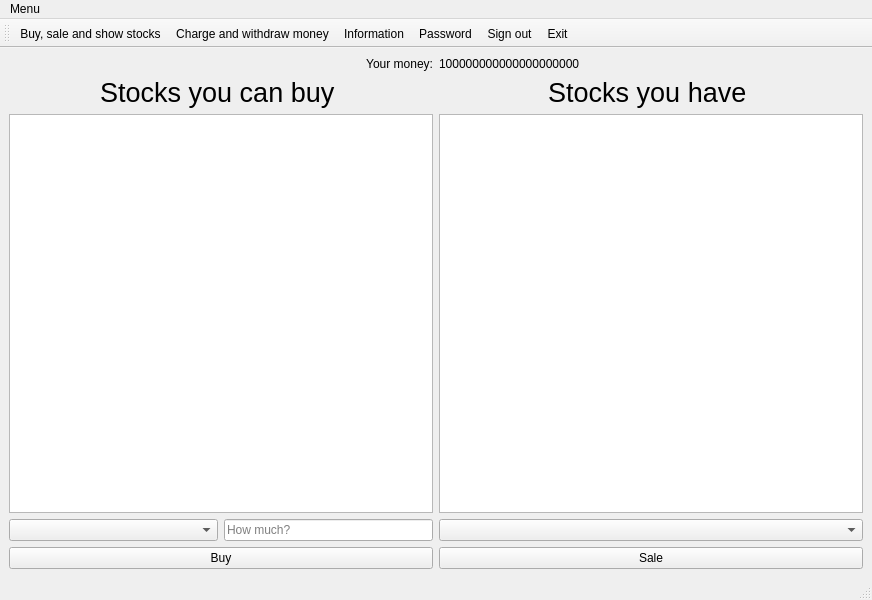
<?xml version="1.0" encoding="UTF-8"?>
<ui version="4.0">
 <class>BasicWindow</class>
 <widget class="QMainWindow" name="BasicWindow">
  <property name="geometry">
   <rect>
    <x>0</x>
    <y>0</y>
    <width>872</width>
    <height>600</height>
   </rect>
  </property>
  <property name="windowTitle">
   <string>MainWindow</string>
  </property>
  <widget class="QWidget" name="centralwidget">
   <layout class="QGridLayout" name="gridLayout_4">
    <item row="2" column="0">
     <widget class="QTableWidget" name="tableWidget_buy"/>
    </item>
    <item row="1" column="1">
     <widget class="QLabel" name="label_2">
      <property name="font">
       <font>
        <pointsize>20</pointsize>
       </font>
      </property>
      <property name="text">
       <string>Stocks you have </string>
      </property>
      <property name="alignment">
       <set>Qt::AlignCenter</set>
      </property>
     </widget>
    </item>
    <item row="1" column="0">
     <widget class="QLabel" name="label">
      <property name="font">
       <font>
        <pointsize>20</pointsize>
       </font>
      </property>
      <property name="text">
       <string>Stocks you can buy </string>
      </property>
      <property name="alignment">
       <set>Qt::AlignCenter</set>
      </property>
     </widget>
    </item>
    <item row="3" column="0">
     <layout class="QGridLayout" name="gridLayout_2">
      <item row="0" column="0">
       <layout class="QGridLayout" name="gridLayout">
        <item row="0" column="1">
         <widget class="QLineEdit" name="lineEdit_buy">
          <property name="sizePolicy">
           <sizepolicy hsizetype="Preferred" vsizetype="Fixed">
            <horstretch>0</horstretch>
            <verstretch>0</verstretch>
           </sizepolicy>
          </property>
          <property name="toolTip">
           <string/>
          </property>
          <property name="statusTip">
           <string/>
          </property>
          <property name="whatsThis">
           <string/>
          </property>
          <property name="text">
           <string/>
          </property>
          <property name="placeholderText">
           <string>How much?</string>
          </property>
         </widget>
        </item>
        <item row="0" column="0">
         <widget class="QComboBox" name="comboBox_buy">
          <property name="placeholderText">
           <string>Which one?</string>
          </property>
         </widget>
        </item>
       </layout>
      </item>
      <item row="1" column="0">
       <widget class="QPushButton" name="pushButton_buy">
        <property name="text">
         <string>Buy</string>
        </property>
       </widget>
      </item>
     </layout>
    </item>
    <item row="0" column="0">
     <widget class="QLabel" name="label_3">
      <property name="text">
       <string>Your money:</string>
      </property>
      <property name="alignment">
       <set>Qt::AlignRight|Qt::AlignTrailing|Qt::AlignVCenter</set>
      </property>
     </widget>
    </item>
    <item row="3" column="1">
     <layout class="QGridLayout" name="gridLayout_3">
      <item row="0" column="0">
       <widget class="QComboBox" name="comboBox_sale">
        <property name="placeholderText">
         <string>Which one?</string>
        </property>
       </widget>
      </item>
      <item row="1" column="0">
       <widget class="QPushButton" name="pushButton_sale">
        <property name="text">
         <string>Sale</string>
        </property>
       </widget>
      </item>
     </layout>
    </item>
    <item row="2" column="1">
     <widget class="QTableWidget" name="tableWidget_sale">
      <property name="sizePolicy">
       <sizepolicy hsizetype="Expanding" vsizetype="Expanding">
        <horstretch>0</horstretch>
        <verstretch>0</verstretch>
       </sizepolicy>
      </property>
     </widget>
    </item>
    <item row="0" column="1">
     <widget class="QLabel" name="label_money">
      <property name="text">
       <string>100000000000000000000</string>
      </property>
     </widget>
    </item>
   </layout>
  </widget>
  <widget class="QMenuBar" name="menubar">
   <property name="geometry">
    <rect>
     <x>0</x>
     <y>0</y>
     <width>872</width>
     <height>25</height>
    </rect>
   </property>
   <widget class="QMenu" name="menuMain_Menu">
    <property name="title">
     <string>Menu</string>
    </property>
    <widget class="QMenu" name="menuChange">
     <property name="title">
      <string>Change</string>
     </property>
     <addaction name="actionInformation"/>
     <addaction name="actionPassword"/>
    </widget>
    <addaction name="actionStock"/>
    <addaction name="actionCharge_and_withdraw_money"/>
    <addaction name="menuChange"/>
    <addaction name="actionSign_out"/>
    <addaction name="actionExit"/>
   </widget>
   <addaction name="menuMain_Menu"/>
  </widget>
  <widget class="QStatusBar" name="statusbar"/>
  <widget class="QToolBar" name="toolBar">
   <property name="windowTitle">
    <string>toolBar</string>
   </property>
   <property name="toolTip">
    <string/>
   </property>
   <attribute name="toolBarArea">
    <enum>TopToolBarArea</enum>
   </attribute>
   <attribute name="toolBarBreak">
    <bool>false</bool>
   </attribute>
   <addaction name="actionStock"/>
   <addaction name="actionCharge_and_withdraw_money"/>
   <addaction name="actionInformation"/>
   <addaction name="actionPassword"/>
   <addaction name="actionSign_out"/>
   <addaction name="actionExit"/>
  </widget>
  <action name="actionSign_out">
   <property name="icon">
    <iconset resource="resource.qrc">
     <normaloff>:/icons/icons8-logout-96.png</normaloff>:/icons/icons8-logout-96.png</iconset>
   </property>
   <property name="text">
    <string>Sign out</string>
   </property>
  </action>
  <action name="actionExit">
   <property name="icon">
    <iconset resource="resource.qrc">
     <normaloff>:/icons/icons8-close-96.png</normaloff>:/icons/icons8-close-96.png</iconset>
   </property>
   <property name="text">
    <string>Exit</string>
   </property>
  </action>
  <action name="actionInformation">
   <property name="icon">
    <iconset resource="resource.qrc">
     <normaloff>:/icons/icons8-information-64.png</normaloff>:/icons/icons8-information-64.png</iconset>
   </property>
   <property name="text">
    <string>Information</string>
   </property>
   <property name="iconText">
    <string>Information</string>
   </property>
   <property name="toolTip">
    <string>Change information</string>
   </property>
  </action>
  <action name="actionPassword">
   <property name="icon">
    <iconset resource="resource.qrc">
     <normaloff>:/icons/icons8-password-window-96.png</normaloff>:/icons/icons8-password-window-96.png</iconset>
   </property>
   <property name="text">
    <string>Password</string>
   </property>
   <property name="iconText">
    <string>Password</string>
   </property>
   <property name="toolTip">
    <string>Change password</string>
   </property>
  </action>
  <action name="actionCharge_and_withdraw_money">
   <property name="icon">
    <iconset resource="resource.qrc">
     <normaloff>:/icons/icons8-money-96.png</normaloff>:/icons/icons8-money-96.png</iconset>
   </property>
   <property name="text">
    <string>Charge and withdraw money</string>
   </property>
  </action>
  <action name="actionStock">
   <property name="icon">
    <iconset resource="resource.qrc">
     <normaloff>:/icons/icons8-stocks-96.png</normaloff>:/icons/icons8-stocks-96.png</iconset>
   </property>
   <property name="text">
    <string>Buy, sale and show stocks</string>
   </property>
  </action>
 </widget>
 <resources>
  <include location="resource.qrc"/>
 </resources>
 <connections/>
</ui>
